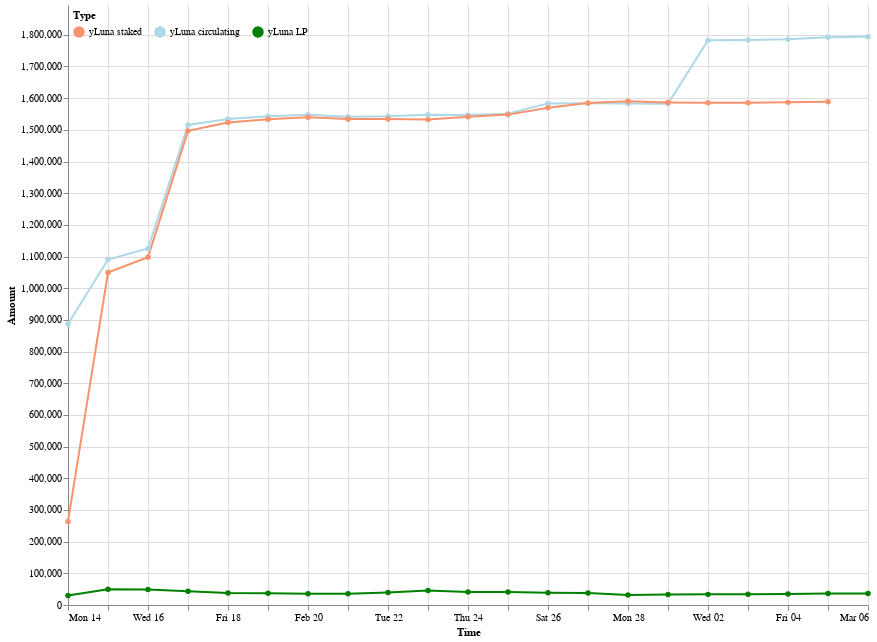

Source (notebook cell):
### Code cell
domain = ['yLuna staked','yLuna circulating','yLuna LP']
range_ = ['#f8936d','lightblue','green']
max_date = all_deltas['Time'].max()
mars_price_chart = alt.Chart(all_deltas).mark_line(point = True).encode(
    x=alt.X('Time:T',scale=alt.Scale(domain=(all_deltas.Time.min(),max_date))),
    y=alt.X('Amount:Q',scale=alt.Scale(domain=(0,all_deltas['Amount'].max()+100000))),
    color=alt.Color('Type:N', 
                sort=domain,
                scale=alt.Scale(domain=domain, range=range_),
                legend=alt.Legend(
                            orient='none',
                            padding=5,
                            legendY=0,
                            direction='horizontal')),
    tooltip=[alt.Tooltip('Time:T', format='%Y-%m-%d %H:%M'),'Type:N','Amount:Q']
).properties(width=800).properties(height=600).configure_view(strokeOpacity=0)
mars_price_chart

### Figure 1 — Vega-Lite specification as saved in the notebook (floating-point values rounded to 4 significant figures)
{"config": {"view": {"continuousWidth": 400, "continuousHeight": 300, "strokeOpacity": 0}}, "data": {"name": "data-a9a346810651dfbcf41beb638f1f5e3f"}, "mark": {"type": "line", "point": true}, "encoding": {"color": {"field": "Type", "legend": {"direction": "horizontal", "legendY": 0, "orient": "none", "padding": 5}, "scale": {"domain": ["yLuna staked", "yLuna circulating", "yLuna LP"], "range": ["#f8936d", "lightblue", "green"]}, "sort": ["yLuna staked", "yLuna circulating", "yLuna LP"], "type": "nominal"}, "tooltip": [{"field": "Time", "format": "%Y-%m-%d %H:%M", "type": "temporal"}, {"field": "Type", "type": "nominal"}, {"field": "Amount", "type": "quantitative"}], "x": {"field": "Time", "scale": {"domain": ["2022-02-14", "2022-03-06"]}, "type": "temporal"}, "y": {"field": "Amount", "scale": {"domain": [0, 1894000.0]}, "type": "quantitative"}}, "height": 600, "width": 800, "$schema": "https://vega.github.io/schema/vega-lite/v4.17.0.json", "datasets": {"data-a9a346810651dfbcf41beb638f1f5e3f": [{"Time": "2022-02-14", "Amount signed": 886900.0, "Amount": 886900.0, "Type": "yLuna circulating"}, {"Time": "2022-02-15", "Amount signed": 203500.0, "Amount": 1090000.0, "Type": "yLuna circulating"}, {"Time": "2022-02-16", "Amount signed": 34800.0, "Amount": 1125000.0, "Type": "yLuna circulating"}, {"Time": "2022-02-17", "Amount signed": 390200.0, "Amount": 1515000.0, "Type": "yLuna circulating"}, {"Time": "2022-02-18", "Amount signed": 18930.0, "Amount": 1534000.0, "Type": "yLuna circulating"}, {"Time": "2022-02-19", "Amount signed": 8557.0, "Amount": 1543000.0, "Type": "yLuna circulating"}, {"Time": "2022-02-20", "Amount signed": 4740.0, "Amount": 1548000.0, "Type": "yLuna circulating"}, {"Time": "2022-02-21", "Amount signed": -6418.0, "Amount": 1541000.0, "Type": "yLuna circulating"}, {"Time": "2022-02-22", "Amount signed": 1663.0, "Amount": 1543000.0, "Type": "yLuna circulating"}, {"Time": "2022-02-23", "Amount signed": 4500.0, "Amount": 1547000.0, "Type": "yLuna circulating"}, {"Time": "2022-02-24", "Amount signed": -342.0, "Amount": 1547000.0, "Type": "yLuna circulating"}, {"Time": "2022-02-25", "Amount signed": 4035.0, "Amount": 1551000.0, "Type": "yLuna circulating"}, {"Time": "2022-02-26", "Amount signed": 32360.0, "Amount": 1583000.0, "Type": "yLuna circulating"}, {"Time": "2022-02-27", "Amount signed": 478.2, "Amount": 1584000.0, "Type": "yLuna circulating"}, {"Time": "2022-02-28", "Amount signed": -1118.0, "Amount": 1583000.0, "Type": "yLuna circulating"}, {"Time": "2022-03-01", "Amount signed": -789.2, "Amount": 1582000.0, "Type": "yLuna circulating"}, {"Time": "2022-03-02", "Amount signed": 200900.0, "Amount": 1783000.0, "Type": "yLuna circulating"}, {"Time": "2022-03-03", "Amount signed": 597.3, "Amount": 1784000.0, "Type": "yLuna circulating"}, {"Time": "2022-03-04", "Amount signed": 2053.0, "Amount": 1786000.0, "Type": "yLuna circulating"}, {"Time": "2022-03-05", "Amount signed": 7005.0, "Amount": 1793000.0, "Type": "yLuna circulating"}, {"Time": "2022-03-06", "Amount signed": 1451.0, "Amount": 1794000.0, "Type": "yLuna circulating"}, {"Time": "2022-02-14", "Amount signed": 264000.0, "Amount": 264000.0, "Type": "yLuna staked"}, {"Time": "2022-02-15", "Amount signed": 785400.0, "Amount": 1049000.0, "Type": "yLuna staked"}, {"Time": "2022-02-16", "Amount signed": 48820.0, "Amount": 1098000.0, "Type": "yLuna staked"}, {"Time": "2022-02-17", "Amount signed": 398600.0, "Amount": 1497000.0, "Type": "yLuna staked"}, {"Time": "2022-02-18", "Amount signed": 26480.0, "Amount": 1523000.0, "Type": "yLuna staked"}, {"Time": "2022-02-19", "Amount signed": 9947.0, "Amount": 1533000.0, "Type": "yLuna staked"}, {"Time": "2022-02-20", "Amount signed": 6690.0, "Amount": 1540000.0, "Type": "yLuna staked"}, {"Time": "2022-02-21", "Amount signed": -5372.0, "Amount": 1534000.0, "Type": "yLuna staked"}, {"Time": "2022-02-22", "Amount signed": -340.6, "Amount": 1534000.0, "Type": "yLuna staked"}, {"Time": "2022-02-23", "Amount signed": -1892.0, "Amount": 1532000.0, "Type": "yLuna staked"}, {"Time": "2022-02-24", "Amount signed": 9216.0, "Amount": 1541000.0, "Type": "yLuna staked"}, {"Time": "2022-02-25", "Amount signed": 6565.0, "Amount": 1548000.0, "Type": "yLuna staked"}, {"Time": "2022-02-26", "Amount signed": 21590.0, "Amount": 1570000.0, "Type": "yLuna staked"}, {"Time": "2022-02-27", "Amount signed": 15350.0, "Amount": 1585000.0, "Type": "yLuna staked"}, {"Time": "2022-02-28", "Amount signed": 5056.0, "Amount": 1590000.0, "Type": "yLuna staked"}, {"Time": "2022-03-01", "Amount signed": -3479.0, "Amount": 1587000.0, "Type": "yLuna staked"}, {"Time": "2022-03-02", "Amount signed": -801.9, "Amount": 1586000.0, "Type": "yLuna staked"}, {"Time": "2022-03-03", "Amount signed": -37.23, "Amount": 1586000.0, "Type": "yLuna staked"}, {"Time": "2022-03-04", "Amount signed": 980.6, "Amount": 1587000.0, "Type": "yLuna staked"}, {"Time": "2022-03-05", "Amount signed": 2198.0, "Amount": 1589000.0, "Type": "yLuna staked"}, {"Time": "2022-02-14", "Amount signed": 30300.0, "Amount": 30300.0, "Type": "yLuna LP"}, {"Time": "2022-02-15", "Amount signed": 19100.0, "Amount": 49390.0, "Type": "yLuna LP"}, {"Time": "2022-02-16", "Amount signed": -243.6, "Amount": 49150.0, "Type": "yLuna LP"}, {"Time": "2022-02-17", "Amount signed": -5671.0, "Amount": 43480.0, "Type": "yLuna LP"}, {"Time": "2022-02-18", "Amount signed": -5750.0, "Amount": 37730.0, "Type": "yLuna LP"}, {"Time": "2022-02-19", "Amount signed": -347.8, "Amount": 37380.0, "Type": "yLuna LP"}, {"Time": "2022-02-20", "Amount signed": -1535.0, "Amount": 35850.0, "Type": "yLuna LP"}, {"Time": "2022-02-21", "Amount signed": -344.5, "Amount": 35500.0, "Type": "yLuna LP"}, {"Time": "2022-02-22", "Amount signed": 4222.0, "Amount": 39720.0, "Type": "yLuna LP"}, {"Time": "2022-02-23", "Amount signed": 6382.0, "Amount": 46110.0, "Type": "yLuna LP"}, {"Time": "2022-02-24", "Amount signed": -5143.0, "Amount": 40960.0, "Type": "yLuna LP"}, {"Time": "2022-02-25", "Amount signed": -184.6, "Amount": 40780.0, "Type": "yLuna LP"}, {"Time": "2022-02-26", "Amount signed": -2249.0, "Amount": 38530.0, "Type": "yLuna LP"}, {"Time": "2022-02-27", "Amount signed": -926.3, "Amount": 37600.0, "Type": "yLuna LP"}, {"Time": "2022-02-28", "Amount signed": -5767.0, "Amount": 31840.0, "Type": "yLuna LP"}, {"Time": "2022-03-01", "Amount signed": 1373.0, "Amount": 33210.0, "Type": "yLuna LP"}, {"Time": "2022-03-02", "Amount signed": 365.4, "Amount": 33570.0, "Type": "yLuna LP"}, {"Time": "2022-03-03", "Amount signed": 320.0, "Amount": 33890.0, "Type": "yLuna LP"}, {"Time": "2022-03-04", "Amount signed": 1117.0, "Amount": 35010.0, "Type": "yLuna LP"}, {"Time": "2022-03-05", "Amount signed": 1234.0, "Amount": 36250.0, "Type": "yLuna LP"}, {"Time": "2022-03-06", "Amount signed": 183.8, "Amount": 36430.0, "Type": "yLuna LP"}]}}
